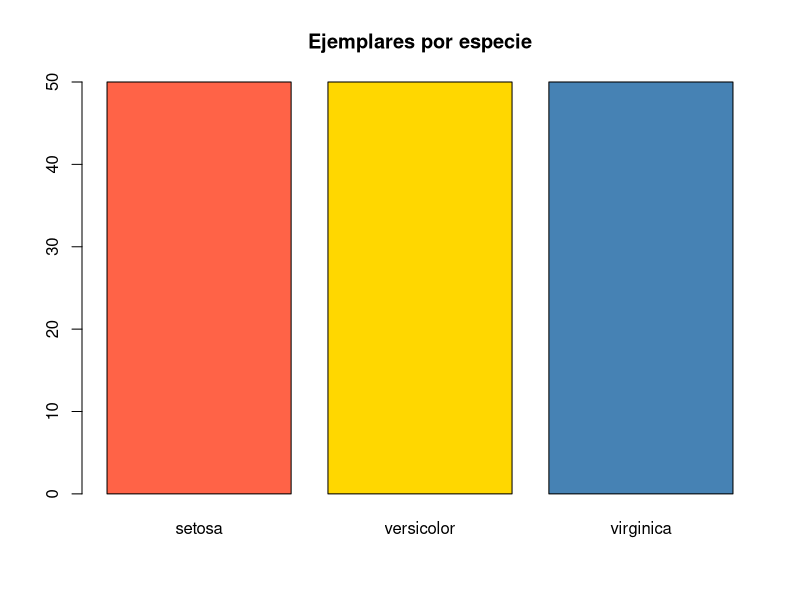

The R script that drew this image:
## ---- chunk 1
barplot(table(iris$Species),
        col = c("tomato", "gold", "steelblue"),
        main = "Ejemplares por especie")
